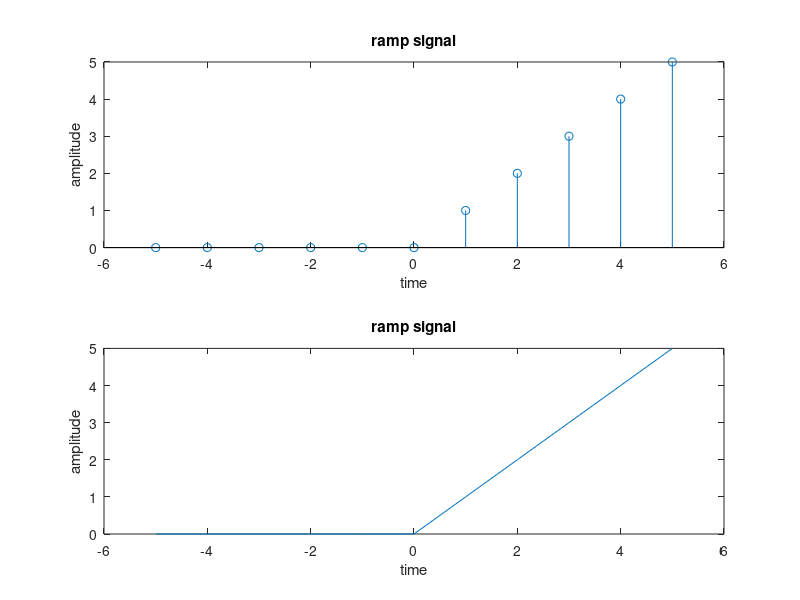

MATLAB code to generate this figure:
clc;
clear all;
close all;
n=input('enter n value');
t=-n:1:n;
x=t.*(t>=0);
subplot(2,1,1);
stem(t,x);
xlabel('time');
ylabel('amplitude');
title('ramp signal');
subplot(2,1,2);
plot(t,x);
xlabel('time');
ylabel('amplitude');
title('ramp signal');
 